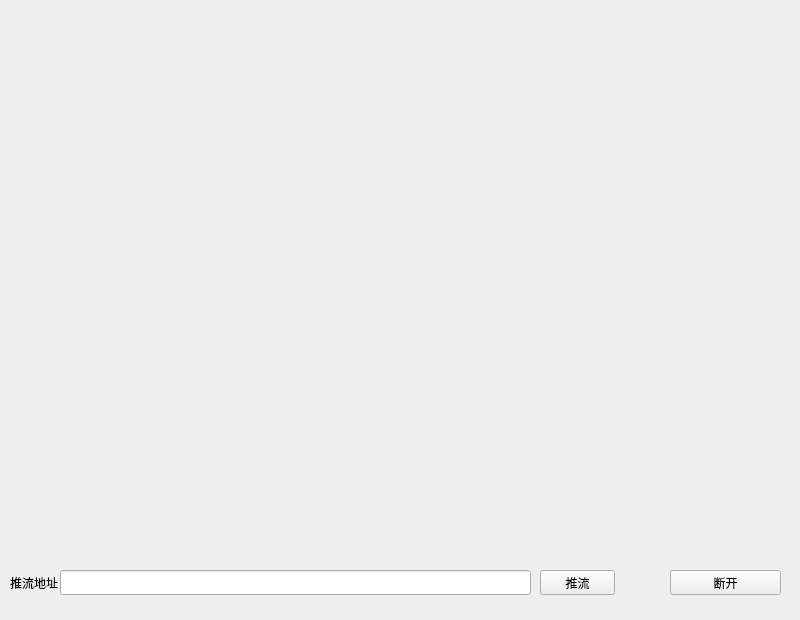
<?xml version="1.0" encoding="UTF-8"?>
<ui version="4.0">
 <class>MainWindow</class>
 <widget class="QMainWindow" name="MainWindow">
  <property name="geometry">
   <rect>
    <x>0</x>
    <y>0</y>
    <width>800</width>
    <height>620</height>
   </rect>
  </property>
  <property name="minimumSize">
   <size>
    <width>800</width>
    <height>620</height>
   </size>
  </property>
  <property name="maximumSize">
   <size>
    <width>800</width>
    <height>620</height>
   </size>
  </property>
  <property name="windowTitle">
   <string>MainWindow</string>
  </property>
  <widget class="QWidget" name="centralwidget">
   <widget class="QPushButton" name="disconnectBtn">
    <property name="geometry">
     <rect>
      <x>670</x>
      <y>570</y>
      <width>111</width>
      <height>25</height>
     </rect>
    </property>
    <property name="text">
     <string>断开</string>
    </property>
   </widget>
   <widget class="QWidget" name="layoutWidget">
    <property name="geometry">
     <rect>
      <x>0</x>
      <y>0</y>
      <width>801</width>
      <height>561</height>
     </rect>
    </property>
    <layout class="QGridLayout" name="gridLayout">
     <property name="spacing">
      <number>2</number>
     </property>
     <item row="0" column="0">
      <widget class="VideoWidget" name="video_1" native="true">
       <property name="enabled">
        <bool>true</bool>
       </property>
      </widget>
     </item>
     <item row="1" column="0">
      <widget class="VideoWidget" name="video_3" native="true"/>
     </item>
     <item row="1" column="1">
      <widget class="VideoWidget" name="video_4" native="true"/>
     </item>
     <item row="0" column="1">
      <widget class="VideoWidget" name="video_2" native="true"/>
     </item>
    </layout>
   </widget>
   <widget class="QLineEdit" name="VideoStreamUrl">
    <property name="geometry">
     <rect>
      <x>60</x>
      <y>570</y>
      <width>471</width>
      <height>25</height>
     </rect>
    </property>
   </widget>
   <widget class="QLabel" name="label">
    <property name="geometry">
     <rect>
      <x>10</x>
      <y>570</y>
      <width>51</width>
      <height>25</height>
     </rect>
    </property>
    <property name="text">
     <string>推流地址</string>
    </property>
   </widget>
   <widget class="QPushButton" name="VideoStreamBtn">
    <property name="geometry">
     <rect>
      <x>540</x>
      <y>570</y>
      <width>75</width>
      <height>25</height>
     </rect>
    </property>
    <property name="text">
     <string>推流</string>
    </property>
    <property name="checkable">
     <bool>true</bool>
    </property>
    <property name="checked">
     <bool>false</bool>
    </property>
   </widget>
  </widget>
 </widget>
 <customwidgets>
  <customwidget>
   <class>VideoWidget</class>
   <extends>QWidget</extends>
   <header location="global">videowidget.h</header>
   <container>1</container>
  </customwidget>
 </customwidgets>
 <resources/>
 <connections/>
</ui>
